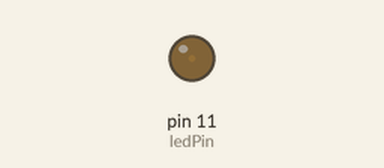
Bench run of a sketch on a simulated Arduino Uno, built with avr-gcc and run on an emulated ATmega328P. Shown: output pins drawn as LEDs (lit = HIGH).

Above: at 0.05 s.
At 2.3 s:
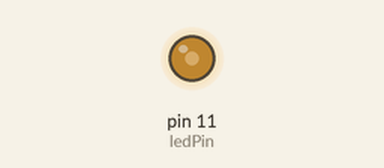
At 4.6 s:
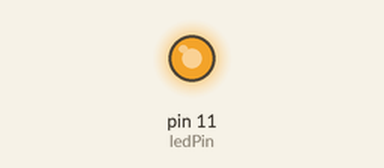
At 9.2 s:
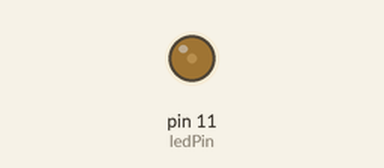
Timing chart, 0 to 13.3 s (numbered marks = the images above):
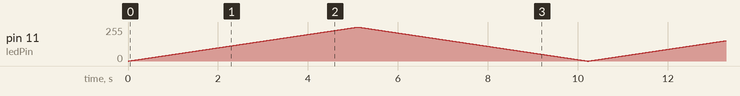

The sketch:

analogled.ino
```cpp
int ledPin = 11; //11 pwm pin


void setup() {
  // we should tell it that we are getting output through ledPin


 // pinMode(A2,OUTPUT);no pinMode in analog


}

void loop() {
  // put your main code here, to run repeatedly:


    for(int i=0;i<255;i++)
    {

        analogWrite(ledPin,i); // 0 t0 255 // increase from 0 to 255
        delay(20);//delaying the loop

    }

    for(int i=255;i>=0;i--)
    {

           analogWrite(ledPin,i); // 255 to 0// decrease from 255 to 0
           delay(20);//delaying the loop

    }

}
```
